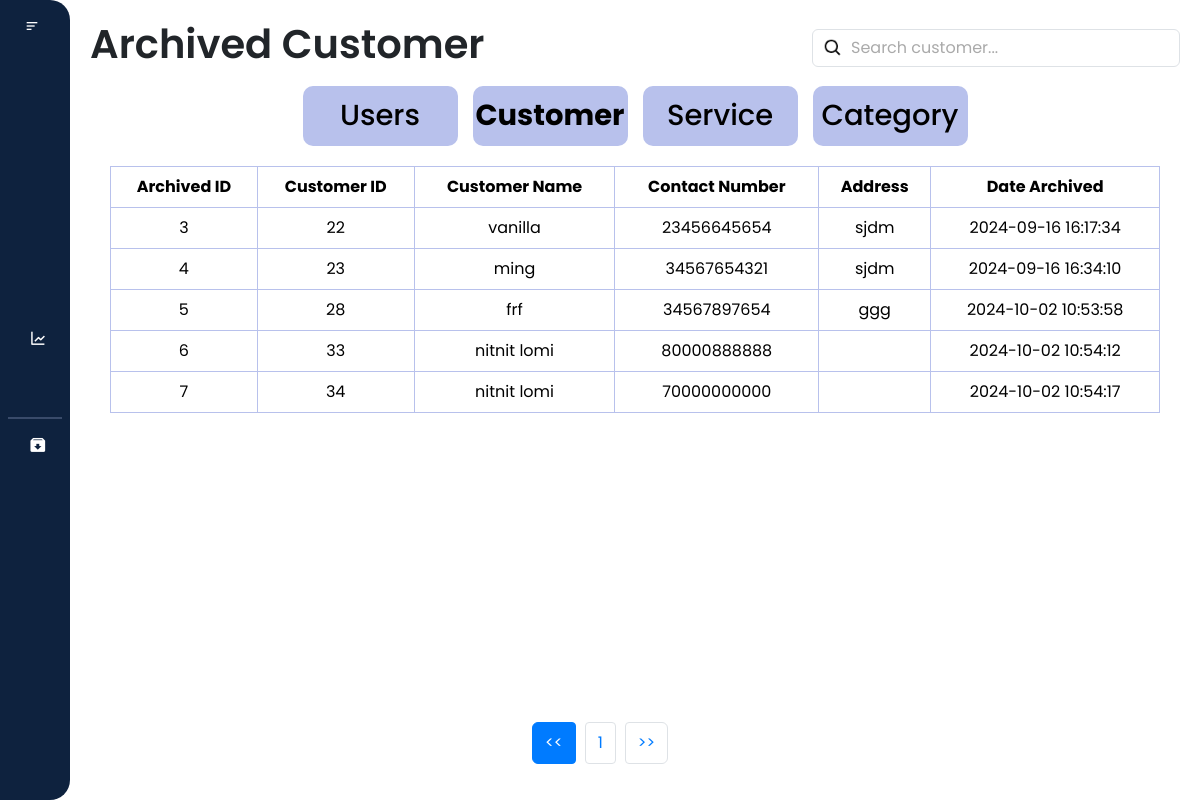
/archived/archive_customer.php, run on the app's committed database.
### tables this page shows
CREATE TABLE `archived_customers` (
  `archive_id` int(11) NOT NULL,
  `customer_id` int(11) NOT NULL,
  `customer_name` varchar(255) NOT NULL,
  `contact_number` varchar(20) NOT NULL,
  `address` varchar(255) NOT NULL,
  `archived_at` timestamp NOT NULL DEFAULT current_timestamp()
);

### archived/archive_customer.php (the view, shortened to what this page needs)
<?php
$conn = new mysqli('localhost', 'root', '', 'laundry_db');
?>
<!DOCTYPE html>
<html lang="en">
<head>
    <link href="https://cdn.jsdelivr.net/npm/bootstrap@5.3.3/dist/css/bootstrap.min.css" rel="stylesheet"
>
    <link href="https://cdn.lineicons.com/4.0/lineicons.css" rel="stylesheet" />
    <link href='https://unpkg.com/boxicons@2.1.4/css/boxicons.min.css' rel='stylesheet'>
    <link rel="stylesheet" href="archive_customer.css">
</head>
<body>
    <div class="wrapper">
        <aside id="sidebar">
            <div class="d-flex">
                <button id="toggle-btn" type="button">
                    <i class="bx bx-menu-alt-left"></i>
                </button>
            </div>
            <ul class="sidebar-nav">
                <li class="sidebar-item">
                    <a href="/laundry_system/dashboard/dashboard.php" class="sidebar-link">
                    </a>
                </li>
                <li class="sidebar-item">
                    <a href="/laundry_system/profile/profile.php" class="sidebar-link">
                    </a>
                </li>
                <li class="sidebar-item">
                    <a href="/laundry_system/users/users.php" class="sidebar-link">
                    </a>
                </li>
                <li class="sidebar-item">
                    <a href="/laundry_system/records/customer.php" class="sidebar-link has-dropdown collapsed" data-bs-toggle="collapse"
                        data-bs-target="#records" aria-expanded="false" aria-controls="records">
                    </a>
                </li>
                <li class="sidebar-item">
                    <a href="/laundry_system/transaction/transaction.php" class="sidebar-link">
                    </a>
                </li>
                <li class="sidebar-item">
                    <a href="/laundry_system/sales_report/report.php" class="sidebar-link">
                        <i class='bx bx-line-chart'></i>
                    </a>
                </li>
                <li class="sidebar-item">
                    <a href="/laundry_system/settings/setting.php" class="sidebar-link">
                    </a>
                </li>
                <hr style="border: 1px solid #b8c1ec; margin: 8px">
                <li class="sidebar-item">
                    <a href="/laundry_system/archived/archived.php" class="sidebar-link">
                        <i class='bx bxs-archive-in'></i>
                    </a>
                </li>
            </ul>
            <div class="sidebar-footer">
                <a href="/laundry_system/homepage/logout.php" class="sidebar-link">
                </a>
            </div>
        </aside>
        <div class="main-content">
            <nav>
                <div class="d-flex justify-content-between align-items-center">
                    <h1>Archived Customer</h1>
                    <div class="search_bar" m-1>
                        <input class="form-control" type="text" id="filter_customer" placeholder="Search customer...">
                    </div>
                </div>
            </nav>
            <div class="buttons">
                <div class="user_button">
                    <a href="archive_users.php" class="button" id="userBtn">Users</a>
                </div>
                <div class="customer_button">
                    <a href="archive_customer.php" class="button" id="customerBtn"><b>Customer</b></a>
                </div>
                <div class="service_button">
                    <a href="archive_service.php" class="button" id="serviceBtn">Service</a>
                </div>
                <div class="category_button">
                    <a href="archive_category.php" class="button" id="categoryBtn">Category</a>
                </div>
            </div>
            <div class="card-body">
                <table class="table table-bordered text-center">
                        <thead>
                            <tr class="bg-dark text-white">
                                <th>Archived ID</th>
                                <th>Customer ID</th>
                                <th>Customer Name</th>
                                <th>Contact Number</th>
                                <th>Address</th>
                                <th>Date Archived</th>
                            </tr>
                        </thead>
                        <tbody id = "archive_customer_table">
                            <?php
                            $query = "SELECT * FROM archived_customers";
                            $result = mysqli_query($conn, $query);
                            if ($result && $result->num_rows > 0) {
                                while ($row = mysqli_fetch_assoc($result)) {
                                ?>
                                    <tr>
                                        <td><?php echo $row['archive_id']; ?></td>
                                        <td><?php echo $row['customer_id']; ?></td>
                                        <td><?php echo $row['customer_name']; ?></td>
                                        <td><?php echo $row['contact_number']; ?></td>
                                        <td><?php echo $row['address']; ?></td>
                                        <td><?php echo $row['archived_at']; ?></td>
                                    </tr>
                                <?php
                                    }
                            } else {
                            ?>
                            <tr>
                                <td colspan="6">No archived customers found.</td>
                            </tr>
                                <?php
                            }
                            ?>
                        </tbody>
                </table>
            </div>
            <nav aria-label="Page navigation">
                <ul class="pagination justify-content-center" id="pagination">
                </ul>
            </nav>
        </div>
    </div>
</body>

### archived/archive_customer.css (style rules this page uses)
* { margin: 0; padding: 0; font-family: "Poppins", sans-serif; box-sizing: border-box; }
html { scroll-behavior: smooth; }
.wrapper { display: flex; width: 100%; height: 100vh; }
.main-content { flex: 1; overflow-y: auto; padding: 20px; transition: margin-left 0.5s ease; }
#sidebar { width: 70px; min-width: 70px; z-index: 1000; transition: all .25s ease-in-out; display: flex; flex-direction: column; background-color: #0e223e; border-radius: 0 20px 20px 0; }
a { text-decoration: none; }
li { list-style: none; }
h1 { font-weight: 600; font-size: 1.5 rem; }
.wrapper { display: flex; }
#sidebar { display: flex; width: 70px; min-width: 70px; z-index: 1000; transition: all 0.25s ease-in-out; flex-direction: column; background-color: #0e223e; border-radius: 0 20px 20px 0; }
#toggle-btn { background-color: transparent; cursor: pointer; border: 0; padding: 1rem 1.5rem; }
#toggle-btn i { font-size: 1.5 rem; color: #fff; }
.sidebar-nav { padding: 2rem 0; flex: 1 1 auto; }
a.sidebar-link { padding: 0.625rem 1.625rem; color: #fff; display: block; font-size: 0.9rem; white-space: nowrap; border-left: 3px solid transparent; text-decoration: none; }
.sidebar-link i { font-size: 1.1rem; margin-right: 0.75rem; }
.sidebar-item { position: relative; }
.card-body { padding: 20px; }
.table { width: 100%; margin: 0; border-collapse: collapse; border: #b8c1ec; }
.buttons { display: flex; flex-direction: row; gap: 15px; flex-wrap: wrap; justify-content: center; margin-top: 10px; }
.button { display: inline-flex; align-items: center; justify-content: center; height: 60px; width: 155px; padding: 15px 25px; background-color: #b8c1ec; color: #000; text-align: center; text-decoration: none; border-radius: 10px; font-size: 29px; font-weight: 500; margin: 0; gap: 10px; transition: background-color 0.3s ease; }
.pagination { display: flex; justify-content: center; padding-left: 0; list-style: none; border-radius: 0.25rem; margin-top: 20px; position: absolute; bottom: 20px; left: 0; right: 0; }
.search_bar { position: relative; }
.search_bar .form-control { padding-left: 38px; }
.search_bar .form-control::placeholder { color: #aaa; }
.search_bar .form-control { background-image: url('/laundry_system/images/search.png'); background-repeat: no-repeat; background-position: 10px center; background-size: 20px 20px; }

### data on the page
archived_customers: archive_id "3", customer "22", customer_name "vanilla", contact_number "23456645654", address "sjdm", archived_at "2024-09-16 16:17:34"
archived_customers: archive_id "4", customer "23", customer_name "ming", contact_number "34567654321", address "sjdm", archived_at "2024-09-16 16:34:10"
archived_customers: archive_id "5", customer "28", customer_name "frf", contact_number "34567897654", address "ggg", archived_at "2024-10-02 10:53:58"
archived_customers: archive_id "6", customer "33", customer_name "nitnit lomi", contact_number "80000888888", archived_at "2024-10-02 10:54:12"
archived_customers: archive_id "7", customer "34", customer_name "nitnit lomi", contact_number "70000000000", archived_at "2024-10-02 10:54:17"
